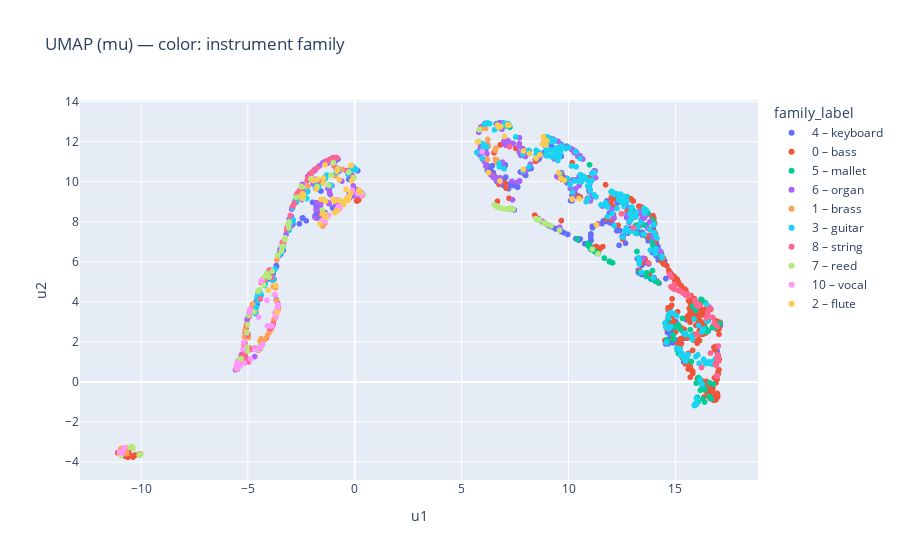
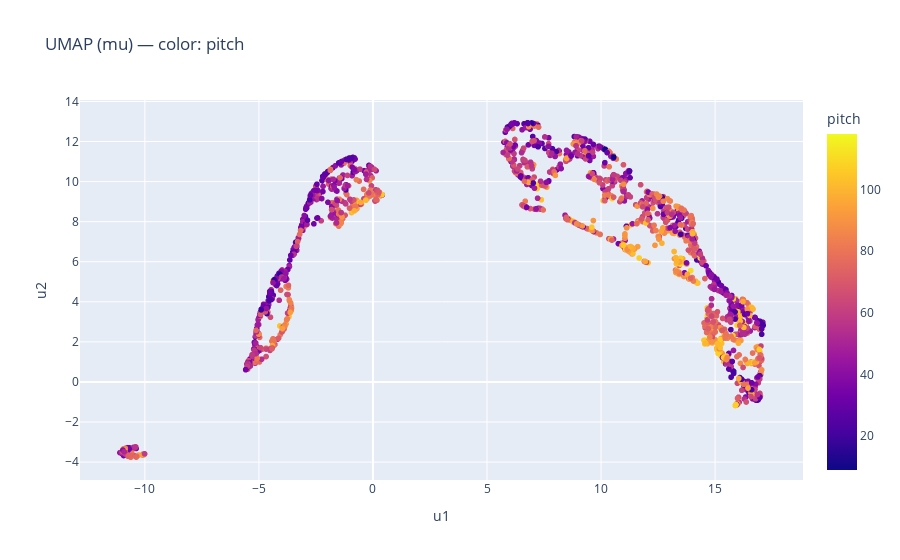

Source (notebook cell) for these figures, in order:
### Code cell
import numpy as np
import umap.umap_ as umap
import plotly.express as px

NSYNTH_FAMILY_MAP = {
    0: "bass",
    1: "brass",
    2: "flute",
    3: "guitar",
    4: "keyboard",
    5: "mallet",
    6: "organ",
    7: "reed",
    8: "string",
    9: "synth_lead",
    10: "vocal",
}

family_labels = np.array([
    f"{int(fid)} – {NSYNTH_FAMILY_MAP.get(int(fid), 'unknown')}"
    for fid in family_all
])

# --- UMAP 2D ---
reducer = umap.UMAP(
    n_neighbors=30,
    min_dist=0.1,
    n_components=2,
    metric="euclidean",
    init="spectral",
    learning_rate=1.0,   # <-- trocado (antes estava "auto")
    random_state=SEED,
)
mu_umap = reducer.fit_transform(mu_all)

data_umap = {
    "u1": mu_umap[:, 0],
    "u2": mu_umap[:, 1],
    "pitch": pitch_all.astype(int),
    "family_label": family_labels,  # categórico => legenda por cor
    "key": keys_all,
}

fig1 = px.scatter(
    data_umap,
    x="u1",
    y="u2",
    color="family_label",
    hover_data=["pitch", "key"],
    title="UMAP (mu) — color: instrument family",
)
fig1.show()

fig2 = px.scatter(
    data_umap,
    x="u1",
    y="u2",
    color="pitch",
    hover_data=["family_label", "key"],
    title="UMAP (mu) — color: pitch",
)
fig2.show()

### Figure 1 — Plotly figure (JSON) as saved in the notebook; plotly's stock layout.template omitted (floating-point values rounded to 4 significant figures; data arrays with more than 128 entries replaced by an {"elided": "..."} marker saying what was removed)
{"data": [{"customdata": {"elided": "372x2 mixed values"}, "hovertemplate": "family_label=4 – keyboard<br>u1=%{x}<br>u2=%{y}<br>pitch=%{customdata[0]}<br>key=%{customdata[1]}<extra></extra>", "legendgroup": "4 – keyboard", "marker": {"color": "#636efa", "symbol": "circle"}, "mode": "markers", "name": "4 – keyboard", "showlegend": true, "type": "scattergl", "x": {"elided": "372 float values"}, "xaxis": "x", "y": {"elided": "372 float values"}, "yaxis": "y"}, {"customdata": {"elided": "447x2 mixed values"}, "hovertemplate": "family_label=0 – bass<br>u1=%{x}<br>u2=%{y}<br>pitch=%{customdata[0]}<br>key=%{customdata[1]}<extra></extra>", "legendgroup": "0 – bass", "marker": {"color": "#EF553B", "symbol": "circle"}, "mode": "markers", "name": "0 – bass", "showlegend": true, "type": "scattergl", "x": {"elided": "447 float values"}, "xaxis": "x", "y": {"elided": "447 float values"}, "yaxis": "y"}, {"customdata": {"elided": "104x2 mixed values"}, "hovertemplate": "family_label=5 – mallet<br>u1=%{x}<br>u2=%{y}<br>pitch=%{customdata[0]}<br>key=%{customdata[1]}<extra></extra>", "legendgroup": "5 – mallet", "marker": {"color": "#00cc96", "symbol": "circle"}, "mode": "markers", "name": "5 – mallet", "showlegend": true, "type": "scattergl", "x": [16.38, 14.83, 11.67, 12.06, 11.27, 15.25, 15.15, 14.59, 11.31, 16.63, 16.2, 11.39, 10.89, 11.99, 13.2, 13.87, 15.98, 12.0, 16.54, 10.94, 14.59, 12.73, 17.07, 16.03, 13.97, 10.98, 14.64, 16.1, 13.94, 16.53, 14.92, 15.08, 16.4, 14.89, 14.21, 11.96, 13.03, 10.93, 16.9, 16.58, 15.95, 13.13, 10.92, 11.33, 16.26, 15.33, 16.74, 13.93, 16.29, 15.69, 16.68, 12.84, 11.05, 16.37, 15.78, 15.21, 13.91, 15.13, 16.42, 13.92, 11.13, 13.65, 11.0, 16.78, 16.17, 14.35, 16.74, 13.2, 13.64, 10.41, 15.0, 13.53, 16.28, 10.97, 10.34, 16.24, 11.4, 8.784, 16.23, 16.36, 13.35, 15.75, 14.67, 16.42, 7.261, 11.94, 13.65, 16.06, 13.66, 11.01, 11.91, 15.8, 13.99, 11.21, 11.9, 14.29, 14.05, 16.16, 10.97, 16.6, 11.14, 16.08, 13.73, 9.29], "xaxis": "x", "y": [-0.3326, 2.772, 6.185, 5.947, 6.48, 2.609, 2.847, 2.104, 6.474, -0.7812, 4.122, 6.397, 6.914, 5.97, 7.412, 5.155, -0.06484, 9.485, 2.538, 6.811, 1.97, 9.249, 2.924, -0.7604, 7.877, 10.84, 2.016, 0.104, 6.836, 3.04, 2.12, 1.61, 3.958, 2.347, 4.942, 5.986, 8.555, 6.829, 2.71, -0.7147, 3.57, 7.809, 6.879, 6.448, -0.1825, 3.169, 2.714, 5.557, -0.277, 2.61, -0.849, 7.514, 6.61, -0.3903, 2.313, 1.498, 8.094, 1.422, 2.683, 7.041, 6.605, 8.496, 6.835, -0.1129, -0.4164, 6.186, 0.8908, 6.511, 5.267, 7.123, 2.738, 7.829, -0.8536, 6.754, 11.51, 4.107, 6.418, 7.98, 2.533, -1.002, 5.478, 1.019, 3.105, 2.511, 12.72, 6.006, 8.544, -1.012, 5.448, 6.721, 6.009, 3.778, 7.964, 6.526, 6.021, 6.432, 5.038, 0.1392, 6.827, -0.04115, 6.61, 0.2184, 8.408, 11.54], "yaxis": "y"}, {"customdata": {"elided": "257x2 mixed values"}, "hovertemplate": "family_label=6 – organ<br>u1=%{x}<br>u2=%{y}<br>pitch=%{customdata[0]}<br>key=%{customdata[1]}<extra></extra>", "legendgroup": "6 – organ", "marker": {"color": "#ab63fa", "symbol": "circle"}, "mode": "markers", "name": "6 – organ", "showlegend": true, "type": "scattergl", "x": {"elided": "257 float values"}, "xaxis": "x", "y": {"elided": "257 float values"}, "yaxis": "y"}, {"customdata": {"elided": "130x2 mixed values"}, "hovertemplate": "family_label=1 – brass<br>u1=%{x}<br>u2=%{y}<br>pitch=%{customdata[0]}<br>key=%{customdata[1]}<extra></extra>", "legendgroup": "1 – brass", "marker": {"color": "#FFA15A", "symbol": "circle"}, "mode": "markers", "name": "1 – brass", "showlegend": true, "type": "scattergl", "x": {"elided": "130 float values"}, "xaxis": "x", "y": {"elided": "130 float values"}, "yaxis": "y"}, {"customdata": {"elided": "325x2 mixed values"}, "hovertemplate": "family_label=3 – guitar<br>u1=%{x}<br>u2=%{y}<br>pitch=%{customdata[0]}<br>key=%{customdata[1]}<extra></extra>", "legendgroup": "3 – guitar", "marker": {"color": "#19d3f3", "symbol": "circle"}, "mode": "markers", "name": "3 – guitar", "showlegend": true, "type": "scattergl", "x": {"elided": "325 float values"}, "xaxis": "x", "y": {"elided": "325 float values"}, "yaxis": "y"}, {"customdata": {"elided": "130x2 mixed values"}, "hovertemplate": "family_label=8 – string<br>u1=%{x}<br>u2=%{y}<br>pitch=%{customdata[0]}<br>key=%{customdata[1]}<extra></extra>", "legendgroup": "8 – string", "marker": {"color": "#FF6692", "symbol": "circle"}, "mode": "markers", "name": "8 – string", "showlegend": true, "type": "scattergl", "x": {"elided": "130 float values"}, "xaxis": "x", "y": {"elided": "130 float values"}, "yaxis": "y"}, {"customdata": {"elided": "106x2 mixed values"}, "hovertemplate": "family_label=7 – reed<br>u1=%{x}<br>u2=%{y}<br>pitch=%{customdata[0]}<br>key=%{customdata[1]}<extra></extra>", "legendgroup": "7 – reed", "marker": {"color": "#B6E880", "symbol": "circle"}, "mode": "markers", "name": "7 – reed", "showlegend": true, "type": "scattergl", "x": [-3.418, 6.685, -10.09, 7.411, -4.41, 11.11, -10.93, -3.44, -5.494, -4.463, -3.423, 8.627, 7.082, 6.697, -5.01, -5.052, 7.184, -3.263, -3.278, -5.312, -10.43, -2.055, -3.353, -10.44, -10.02, -3.103, -0.998, -5.397, -5.029, 6.683, 6.699, -1.325, 8.461, 5.802, 7.319, -4.964, 8.496, -4.261, 6.893, -10.47, 8.625, 7.185, -4.338, -10.98, -3.768, 6.594, -0.03358, 7.165, -1.513, -3.859, -0.8049, 6.717, -2.484, 7.257, -4.192, -4.518, -5.042, -3.27, -2.395, 8.47, -1.761, -4.12, -10.41, -10.51, 6.602, 0.4081, -4.722, -11.0, 5.825, -0.288, 8.897, -10.44, -4.967, -3.079, -1.117, 6.603, -3.092, -2.509, -1.213, 11.38, 9.579, 8.525, -10.38, -2.504, 6.722, -2.407, -4.006, 0.4058, 7.304, 8.927, 7.191, 6.535, -4.523, 8.855, 8.483, -2.743, 9.181, 6.604, -3.363, -1.472, 6.703, 8.975, 6.736, -3.603, 8.932, -10.4], "xaxis": "x", "y": [6.755, 8.736, -3.649, 8.622, 1.761, 6.625, -3.673, 6.532, 0.6704, 4.599, 6.557, 8.079, 8.627, 8.722, 2.859, 1.733, 8.631, 7.16, 7.1, 1.152, -3.263, 10.14, 6.769, -3.29, -3.605, 7.819, 10.95, 1.137, 1.535, 8.736, 8.746, 8.159, 8.152, 12.01, 8.663, 3.34, 8.138, 4.839, 8.653, -3.252, 8.096, 8.655, 5.089, -3.566, 4.364, 8.798, 10.19, 8.637, 8.575, 5.518, 10.64, 8.706, 9.736, 8.661, 5.285, 1.631, 2.454, 7.197, 9.358, 8.143, 9.744, 5.42, -3.264, -3.272, 8.786, 9.338, 3.499, -3.52, 12.58, 10.47, 7.924, -3.287, 3.319, 7.99, 10.31, 8.79, 7.704, 9.756, 9.81, 6.392, 7.573, 8.094, -3.321, 9.282, 8.719, 9.146, 5.235, 9.337, 8.639, 7.908, 8.613, 8.837, 4.517, 7.938, 8.142, 9.22, 7.786, 8.777, 6.774, 9.116, 8.726, 7.876, 8.716, 6.317, 7.893, -3.246], "yaxis": "y"}, {"customdata": [[104, "vocal_synthetic_003-104-100"], [83, "vocal_synthetic_003-083-100"], [35, "vocal_synthetic_003-035-100"], [57, "vocal_acoustic_000-057-075"], [39, "vocal_synthetic_003-039-050"], [59, "vocal_synthetic_003-059-127"], [45, "vocal_synthetic_003-045-127"], [57, "vocal_synthetic_003-057-050"], [54, "vocal_acoustic_000-054-050"], [58, "vocal_synthetic_003-058-075"], [65, "vocal_synthetic_003-065-025"], [68, "vocal_synthetic_003-068-050"], [72, "vocal_synthetic_003-072-075"], [86, "vocal_synthetic_003-086-100"], [89, "vocal_synthetic_003-089-100"], [41, "vocal_synthetic_003-041-100"], [24, "vocal_synthetic_003-024-127"], [61, "vocal_synthetic_003-061-100"], [71, "vocal_synthetic_003-071-025"], [99, "vocal_synthetic_003-099-075"], [38, "vocal_synthetic_003-038-025"], [88, "vocal_synthetic_003-088-100"], [75, "vocal_synthetic_003-075-050"], [50, "vocal_acoustic_000-050-075"], [107, "vocal_synthetic_003-107-075"], [37, "vocal_synthetic_003-037-100"], [82, "vocal_synthetic_003-082-100"], [49, "vocal_synthetic_003-049-025"], [99, "vocal_synthetic_003-099-050"], [86, "vocal_synthetic_003-086-127"], [24, "vocal_synthetic_003-024-100"], [85, "vocal_synthetic_003-085-025"], [91, "vocal_synthetic_003-091-100"], [63, "vocal_synthetic_003-063-075"], [39, "vocal_synthetic_003-039-075"], [82, "vocal_synthetic_003-082-050"], [60, "vocal_synthetic_003-060-127"], [67, "vocal_synthetic_003-067-050"], [37, "vocal_synthetic_003-037-127"], [82, "vocal_synthetic_003-082-127"], [52, "vocal_acoustic_000-052-100"], [42, "vocal_synthetic_003-042-075"], [97, "vocal_synthetic_003-097-025"], [54, "vocal_synthetic_003-054-050"], [51, "vocal_synthetic_003-051-025"], [68, "vocal_acoustic_000-068-100"], [66, "vocal_acoustic_000-066-025"], [53, "vocal_acoustic_000-053-050"], [101, "vocal_synthetic_003-101-127"], [81, "vocal_synthetic_003-081-100"], [29, "vocal_synthetic_003-029-075"], [93, "vocal_synthetic_003-093-050"], [106, "vocal_synthetic_003-106-050"], [60, "vocal_acoustic_000-060-127"], [52, "vocal_synthetic_003-052-050"], [61, "vocal_synthetic_003-061-127"], [68, "vocal_acoustic_000-068-050"], [51, "vocal_synthetic_003-051-100"]], "hovertemplate": "family_label=10 – vocal<br>u1=%{x}<br>u2=%{y}<br>pitch=%{customdata[0]}<br>key=%{customdata[1]}<extra></extra>", "legendgroup": "10 – vocal", "marker": {"color": "#FF97FF", "symbol": "circle"}, "mode": "markers", "name": "10 – vocal", "showlegend": true, "type": "scattergl", "x": [-4.084, -1.395, -5.528, -3.62, -5.197, -10.87, -10.87, -4.305, -3.601, -5.167, -4.494, -3.722, -1.552, -0.8347, -3.592, -10.78, -5.185, -5.44, -1.573, -0.7071, -4.368, -0.7508, -1.468, -3.648, 0.3602, -5.517, -0.8444, -5.231, 0.108, -1.397, -4.899, 5.962, -3.599, -4.686, -5.491, -0.1206, -4.469, -3.604, -11.01, -1.402, -3.893, -5.512, -0.713, -4.879, -5.495, -1.222, -0.9996, -4.111, -3.683, -0.7493, -4.927, 0.3129, -4.39, -3.742, -5.377, -5.508, -0.8441, -10.9], "xaxis": "x", "y": [2.795, 8.238, 0.884, 3.7, 1.978, -3.561, -3.49, 1.868, 3.817, 0.9334, 3.231, 4.358, 8.041, 8.553, 3.548, -3.281, 1.983, 0.8242, 8.005, 8.711, 5.035, 8.615, 8.087, 3.565, 9.346, 0.6691, 8.623, 1.639, 9.4, 7.998, 3.625, 11.49, 3.573, 1.64, 0.969, 9.571, 1.666, 3.847, -3.504, 7.986, 2.792, 0.6693, 8.681, 1.134, 0.9463, 8.323, 9.094, 4.076, 3.258, 8.77, 3.49, 9.323, 5.036, 3.436, 0.7944, 0.7713, 9.087, -3.484], "yaxis": "y"}, {"customdata": {"elided": "71x2 mixed values"}, "hovertemplate": "family_label=2 – flute<br>u1=%{x}<br>u2=%{y}<br>pitch=%{customdata[0]}<br>key=%{customdata[1]}<extra></extra>", "legendgroup": "2 – flute", "marker": {"color": "#FECB52", "symbol": "circle"}, "mode": "markers", "name": "2 – flute", "showlegend": true, "type": "scattergl", "x": [6.253, 8.94, 9.806, -0.3969, 7.892, 8.828, -1.398, 6.679, -2.448, -0.7112, 9.54, 11.31, 7.006, 7.151, -0.1784, 5.744, -0.8296, -1.369, -0.9392, 8.486, -1.395, -1.583, -1.81, -0.266, -2.455, -3.628, 7.881, 8.663, 8.939, -0.3126, -0.8882, -1.466, 6.704, 8.174, -1.473, -1.505, 10.16, 8.87, 6.795, -0.1507, 10.17, -0.2702, 8.987, 8.784, 7.219, 9.644, 6.723, 8.816, -1.941, -0.5045, -4.048, 8.49, -0.7272, -1.631, -0.9392, -1.357, -0.1867, -0.1662, -0.4102, -3.705, 10.49, -0.5368, 6.83, -0.809, 0.1963, -1.739, -0.3069, -0.8139, -1.011, -3.627, 0.2627], "xaxis": "x", "y": [10.45, 12.03, 10.06, 9.145, 11.52, 12.25, 8.367, 12.82, 9.396, 9.059, 10.44, 7.843, 12.25, 12.83, 10.81, 11.97, 10.52, 9.026, 8.453, 11.17, 10.83, 9.115, 9.624, 9.265, 9.27, 3.488, 10.61, 11.34, 11.83, 9.073, 8.51, 10.18, 12.73, 11.4, 9.927, 8.384, 9.133, 12.0, 10.03, 10.04, 9.125, 9.23, 12.05, 11.87, 12.81, 10.17, 12.77, 11.89, 10.05, 8.872, 4.582, 11.15, 10.09, 7.904, 9.027, 8.233, 9.431, 10.8, 9.612, 4.821, 9.151, 8.961, 12.74, 10.6, 9.566, 10.12, 9.071, 8.541, 9.117, 3.47, 9.466], "yaxis": "y"}], "layout": {"legend": {"title": {"text": "family_label"}, "tracegroupgap": 0}, "title": {"text": "UMAP (mu) — color: instrument family"}, "xaxis": {"anchor": "y", "domain": [0, 1], "title": {"text": "u1"}}, "yaxis": {"anchor": "x", "domain": [0, 1], "title": {"text": "u2"}}}}

### Figure 2 — Plotly figure (JSON) as saved in the notebook; plotly's stock layout.template omitted (floating-point values rounded to 4 significant figures; data arrays with more than 128 entries replaced by an {"elided": "..."} marker saying what was removed)
{"data": [{"customdata": {"elided": "2000x2 str values"}, "hovertemplate": "u1=%{x}<br>u2=%{y}<br>family_label=%{customdata[0]}<br>key=%{customdata[1]}<br>pitch=%{marker.color}<extra></extra>", "legendgroup": "", "marker": {"color": {"elided": "2000 int values"}, "coloraxis": "coloraxis", "symbol": "circle"}, "mode": "markers", "name": "", "showlegend": false, "type": "scattergl", "x": {"elided": "2000 float values"}, "xaxis": "x", "y": {"elided": "2000 float values"}, "yaxis": "y"}], "layout": {"coloraxis": {"colorbar": {"title": {"text": "pitch"}}, "colorscale": [[0, "#0d0887"], [0.1111, "#46039f"], [0.2222, "#7201a8"], [0.3333, "#9c179e"], [0.4444, "#bd3786"], [0.5556, "#d8576b"], [0.6667, "#ed7953"], [0.7778, "#fb9f3a"], [0.8889, "#fdca26"], [1, "#f0f921"]]}, "legend": {"tracegroupgap": 0}, "title": {"text": "UMAP (mu) — color: pitch"}, "xaxis": {"anchor": "y", "domain": [0, 1], "title": {"text": "u1"}}, "yaxis": {"anchor": "x", "domain": [0, 1], "title": {"text": "u2"}}}}
